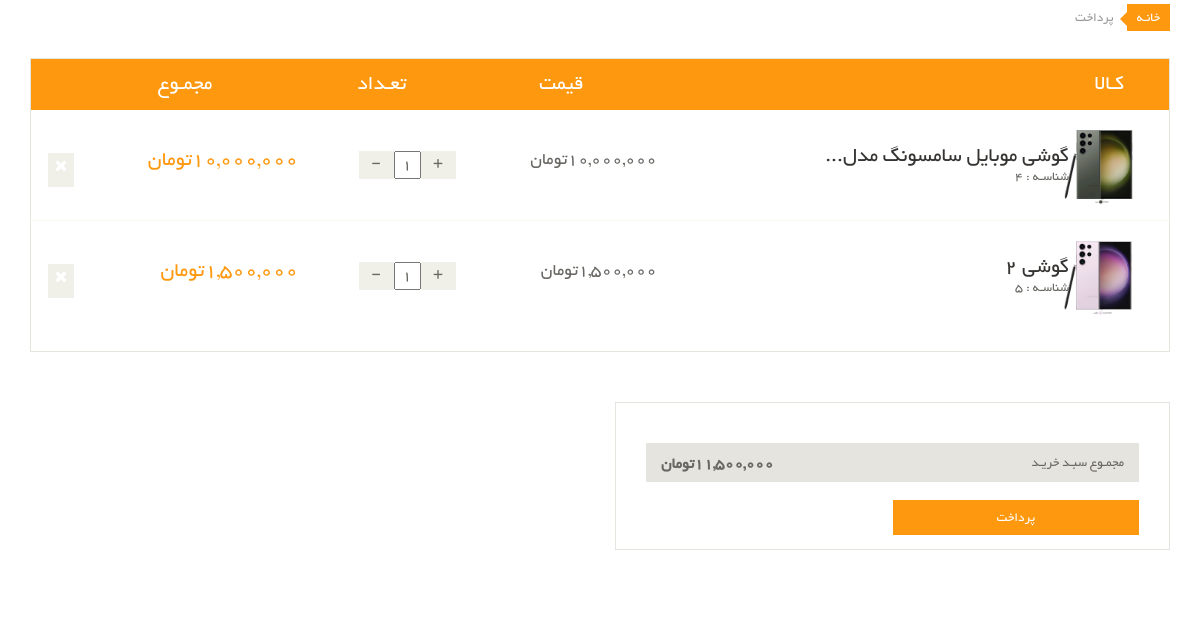
Page /user/user-basket (signed in) on the committed database.
### order_module/models.py (models this page shows, shortened)
class OrderDetail(models.Model):
    order = models.ForeignKey(Order, on_delete=models.CASCADE, verbose_name='سبدخرید')
    product = models.ForeignKey(Product, on_delete=models.CASCADE, verbose_name='محصول')
    final_price = models.IntegerField(null=True, blank=True, verbose_name='قیمت نهایی تکی محصول')
    count = models.IntegerField(verbose_name='تعداد')
    class Meta:
        verbose_name = 'جزییات سبد خرید'
        verbose_name_plural = 'لیست جزییات سبدهای خرید'

### product_module/models.py (models this page shows, shortened)
class Product(models.Model):
    title = models.CharField(max_length=300, verbose_name='نام محصول')
    category = models.ManyToManyField(
        ProductCategory,
        related_name='product_categories',
        verbose_name='دسته بندی ها')
    image = models.ImageField(upload_to='images/products', null=True, blank=True, verbose_name='تصویر محصول')
    brand = models.ForeignKey(ProductBrand, on_delete=models.CASCADE, verbose_name='برند', null=True, blank=True)
    price = models.IntegerField(verbose_name='قیمت')
    short_description = models.CharField(max_length=360, db_index=True, null=True, verbose_name='توضیحات کوتاه')
    description = models.TextField(verbose_name='توضیحات اصلی', db_index=True)
    slug = models.SlugField(default="", null=False, db_index=True, blank=True, max_length=200, unique=True,
                            verbose_name='عنوان در url')
    is_active = models.BooleanField(default=False, verbose_name='فعال / غیرفعال')
    is_delete = models.BooleanField(verbose_name='حذف شده / نشده')
    class Meta:
        verbose_name = 'محصول'
        verbose_name_plural = 'محصولات'

### user_panel_module/views.py (the view)
# urls.py: path('user-basket', views.user_basket, name='user_basket_page'),
@login_required
def user_basket(request: HttpRequest):
    current_order, created = Order.objects.prefetch_related('orderdetail_set').get_or_create(is_paid=False,
                                                                                             user_id=request.user.id)
    total_amount = current_order.calculate_total_price()
    context = {
        'order': current_order,
        'sum': total_amount
    }
    return render(request, 'user_panel_module/user_basket.html', context)

### order_module/models.py (called while the page is built)
    def calculate_total_price(self):
        total_amount = 0
        if self.is_paid:
            for order_detail in self.orderdetail_set.all():
                total_amount += order_detail.final_price * order_detail.count
        else:
            for order_detail in self.orderdetail_set.all():
                total_amount += order_detail.product.price * order_detail.count
        return total_amount

### polls/templatetags/poll_extras.py (called while the page is built)
@register.filter(name='three_digits_currency')
def three_digits_currency(value: int):
    return '{:,}'.format(value) + 'تومان'

@register.simple_tag
def multiply(quanitiy, price, *args, **kwargs):
    return three_digits_currency(quanitiy * price)

### user_panel_module/templates/user_panel_module/user_basket.html (shortened to what this page needs)
{% extends 'shared/_layout.html' %}
{% load poll_extras %}
{% block content %}
    <div id="order-detail-content">
        {% include 'user_panel_module/user_basket_content.html' %}
    </div>
{% endblock %}

### user_panel_module/templates/user_panel_module/user_basket_content.html (shortened to what this page needs)
{% load poll_extras %}
{% if order.orderdetail_set.all %}
    <section id="cart_items">
        <div class="container">
            <div class="breadcrumbs">
                <ol class="breadcrumb">
                    <li><a href="#">خانـه</a></li>
                    <li class="active">پرداخت</li>
                </ol>
            </div>
            <div class="table-responsive cart_info">
                <table class="table table-condensed">
                    <thead>
                    <tr class="cart_menu">
                        <td class="image">کـالا</td>
                        <td class="description"></td>
                        <td class="price">قیمت</td>
                        <td class="quantity">تعـداد</td>
                        <td class="total">مجمـوع</td>
                        <td></td>
                    </tr>
                    </thead>
                    <tbody>
                    {% for detail in order.orderdetail_set.all %}
                        <tr>
                            <td class="cart_product">
                                <a href=""><img src="{{ detail.product.image.url }}" width="75" alt=""></a>
                            </td>
                            <td class="cart_description">
                                <h4><a href="" class="one-line-text">{{ detail.product.title }}</a></h4>
                                <p>شناسـه : {{ detail.product.id }}</p>
                            </td>
                            <td class="cart_price">
                                <p>{{ detail.product.price |three_digits_currency }}</p>
                            </td>
                            <td class="cart_quantity">
                                <div class="cart_quantity_button">
                                    <a class="cart_quantity_up cursor-pointer"
                                       onclick="changeOrderDetailCount({{ detail.id }},'increase')"> + </a>
                                    <input class="cart_quantity_input" type="text" name="quantity"
                                           value="{{ detail.count }}"
                                           autocomplete="off" size="2">
                                    <a class="cart_quantity_down cursor-pointer"
                                       onclick="changeOrderDetailCount({{ detail.id }},'decrease')"> - </a>
                                </div>
                            </td>
                            <td class="cart_total">
                                <p class="cart_total_price">{% multiply detail.count detail.product.price %}</p>
                            </td>
                            <td class="cart_delete">
                                <a class="cart_quantity_delete" onclick="removeOrderDetail({{ detail.id }})"><i
                                        class="fa fa-times"></i></a>
                            </td>
                        </tr>
                    {% endfor %}
                    </tbody>
                </table>
            </div>
        </div>
    </section>
    <section id="do_action">
        <div class="container">
            <div class="row">
                <div class="col-sm-6">
                    <div class="total_area">
                        <ul>
                            <li>مجمـوع سبـد خریـد <span>{{ sum|three_digits_currency }}</span></li>
                        </ul>
                        <a class="btn btn-default check_out" href="{% url 'request_payment' %}">پرداخت</a>
                    </div>
                </div>
            </div>
        </div>
    </section>
{% endif %}

### static/css/main.css (style rules this page uses)
body { font-family: 'BYekan'; font-size: 10pt; position: relative; font-weight: normal; direction: rtl; }
ul li { list-style: none; }
a { -webkit-transition: 300ms; -moz-transition: 300ms; -o-transition: 300ms; transition: 300ms; }
h1, h2, h3, h4, h5, h6 { font-family: 'BYekan', sans-serif; }
#do_action { margin-bottom: 50px; }
.breadcrumbs { position: relative; }
.breadcrumbs .breadcrumb { background: transparent; margin-bottom: 50px; padding-right: 0; }
.breadcrumbs .breadcrumb li a { background: #FE980F; color: #FFFFFF; padding: 3px 10px; }
.breadcrumbs .breadcrumb li a:after { content: ""; height: auto; width: auto; border-width: 8px; border-style: solid; border-color: transparent #FE980F transparent transparent; position: absolute; top: 11px; right: 42px; }
.breadcrumbs .breadcrumb > li + li:before { content: " "; }
#cart_items .cart_info { border: 1px solid #E6E4DF; margin-bottom: 50px }
#cart_items .cart_info .cart_menu { background: #FE980F; color: #fff; font-size: 16pt; font-family: 'BYekan', sans-serif; font-weight: normal; text-align: center; }
#cart_items .cart_info .table.table-condensed thead tr { height: 51px; }
#cart_items .cart_info .table.table-condensed tr { border-bottom: 1px solid #F7F7F0 }
#cart_items .cart_info .table.table-condensed tr:last-child { border-bottom: 0 }
.cart_info table tr td { border-top: 0 none; vertical-align: inherit; }
#cart_items .cart_info .image { padding-right: 30px; }
#cart_items .cart_info .cart_description h4 { margin-bottom: 0 }
#cart_items .cart_info .cart_description h4 a { color: #363432; font-family: 'BYekan', sans-serif; font-size: 16pt; font-weight: normal; }
#cart_items .cart_info .cart_description p { color: #696763 }
#cart_items .cart_info .cart_price p { color: #696763; font-size: 18px }
#cart_items .cart_info .cart_total_price { color: #FE980F; font-size: 16pt; }
.cart_product { display: block; margin: 15px 25px 10px -50px; }
.cart_quantity_button a { background: #F0F0E9; color: #696763; display: inline-block; font-size: 16px; height: 28px; overflow: hidden; text-align: center; width: 35px; float: right; }
.cart_quantity_input { color: #696763; float: right; font-size: 16px; text-align: center; font-family: 'BYekan', sans-serif; }
.cart_delete { display: block; margin-right: -12px; overflow: hidden; }
.cart_delete a { background: #F0F0E9; color: #FFFFFF; padding: 5px 7px; font-size: 16px }
#do_action .col-sm-6 { float: right !important; }
#do_action .total_area { padding-bottom: 14px !important; }
#do_action .total_area span { font-weight: bold; font-size: 12pt; }
#do_action .total_area, #do_action .chose_area { border: 1px solid #E6E4DF; color: #696763; padding: 30px; margin-bottom: 50px; }
.total_area span { float: left; }
.total_area ul { padding-right: 0px; }
.total_area ul li { background: #E6E4DF; color: #696763; margin-top: 10px; padding: 10px 15px; }
.update, .check_out { background: #FE980F; border-radius: 0; color: #FFFFFF; margin-top: 8px; border: none; padding: 8px 15px; font-size: 10pt; }
.total_area .btn { width: 50% }
.one-line-text { text-align: right; text-overflow: ellipsis; overflow: hidden; width: 270px; display: -webkit-box; -webkit-line-clamp: 1; -webkit-box-orient: vertical; }

### static/css/custom.css (style rules this page uses)
ul { padding-right: 0; }
.cursor-pointer { cursor: pointer; }

### rows in the picture
OrderDetail: product.image (picture), product "گوشی موبایل سامسونگ…", product.id "4", product.price|three_digits_currency "10,000,000تومان", quantity "1", count+product "10,000,000تومان"
OrderDetail: product.image (picture), product "گوشی 2", product.id "5", product.price|three_digits_currency "1,500,000تومان", quantity "1", count+product "1,500,000تومان"

### other values in the picture
{{ sum|three_digits_currency }} "11,500,000تومان"
